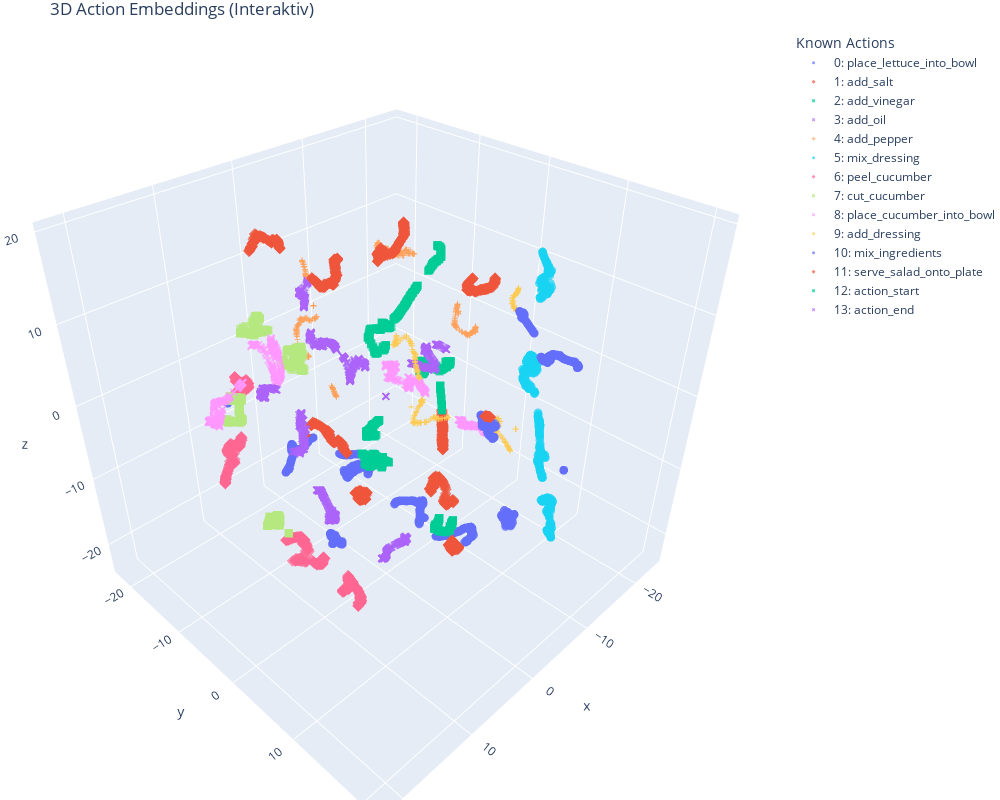

Write notebook code for a chart like this one.
### Code cell
from sklearn.manifold import TSNE
import matplotlib.pyplot as plt
import numpy as np
from collections import defaultdict

# --- KONFIGURATION ---
SAMPLES_PER_CLASS = 500  # Wie viele Punkte pro Klasse?
NUM_KNOWNS =  14 

# Speicher für Embeddings und Labels
class_embeddings = defaultdict(list)
classes_filled = 0

print(f"Sammle {SAMPLES_PER_CLASS} Embeddings für jede der {NUM_KNOWNS} Known Classes...")

# --- 1. DATEN SAMMELN ---
# Wir gehen durch den Dataloader (Batch Size 1 ist hier ok, wir sammeln ja)
with torch.no_grad():
    for batch_idx, batch in enumerate(data_loader):
        features = batch["features"].to('cuda')
        padding_mask = batch["padding_mask"].to('cuda')
        target_truth = batch["target_truth"].to('cuda')
        
        # Forward Pass
        # Wichtig: Wir brauchen den DRITTEN Rückgabewert (Embeddings)
        # Patch Mask ist None oder False, da wir Inference machen
        patch_mask = torch.zeros_like(padding_mask).bool() 
        result = model(features, patch_mask, padding_mask)
        embeddings = result["embeddings"]
        # Flatten (Batch-Dimension und Zeit-Dimension zusammenfassen)
        # Wir nehmen nur die validen Frames (padding_mask == True)
        valid_indices = padding_mask.view(-1)
        
        flat_embeds = embeddings.view(-1, embeddings.size(-1))[valid_indices]
        flat_targets = target_truth.view(-1)[valid_indices]
        
        # Auf CPU bringen für Numpy
        flat_embeds_np = flat_embeds.cpu().numpy()
        flat_targets_np = flat_targets.cpu().numpy()
        
        # In den Speicher sortieren
        for emb, label in zip(flat_embeds_np, flat_targets_np):
            # Wir sammeln nur Knowns (0..13)
            if label < NUM_KNOWNS:
                if len(class_embeddings[label]) < SAMPLES_PER_CLASS:
                    class_embeddings[label].append(emb)
                    
                    # Check, ob diese Klasse jetzt voll ist
                    if len(class_embeddings[label]) == SAMPLES_PER_CLASS:
                        classes_filled += 1
                        print(f"Klasse {label} komplett ({SAMPLES_PER_CLASS} Samples).")
        
        # Abbruch, wenn wir genug Daten haben
        if classes_filled >= NUM_KNOWNS:
            break
        
        if batch_idx > 50: # Sicherheits-Break, falls manche Klassen selten sind
            print("Konnte nicht alle Klassen voll füllen, mache weiter mit dem was da ist.")
            break

# --- 2. DATEN VORBEREITEN FÜR TSNE ---
X = [] # Embeddings
y = [] # Labels

# Sortieren nach Label, damit die Legende hübsch wird
sorted_labels = sorted(class_embeddings.keys())
for label in sorted_labels:
    embs = class_embeddings[label]
    X.extend(embs)
    y.extend([label] * len(embs))

X = np.array(X)
y = np.array(y)

print(f"Starte t-SNE auf {X.shape[0]} Punkten...")

# --- 3. T-SNE BERECHNUNG ---
from mpl_toolkits.mplot3d import Axes3D  # Wichtig für 3D Plots

# --- 3. T-SNE BERECHNUNG (3D) ---
# n_components=3 ist der Schlüssel
tsne = TSNE(n_components=3, perplexity=80, max_iter=1000, init='pca', random_state=42)
X_tsne = tsne.fit_transform(X)

# --- 4. PLOTTEN (3D) ---
if isinstance(labels_dict, list):
    raw_dict = labels_dict[0]
else:
    raw_dict = labels_dict

id_to_name = {v: k for k, v in raw_dict.items()}
import plotly.express as px
import pandas as pd

# --- DATEN VORBEREITEN ---
# Wir wandeln deine Daten in einen Pandas DataFrame um. 
# Das ist das Format, das Plotly am liebsten mag.

# 1. Namen für jeden Punkt generieren (für den Hover-Effekt)
# y enthält die IDs (z.B. 0, 0, 0, 1, 1...)
# Wir mappen das zu Strings: "0: cut_tomato"
label_names = [f"{label_id}: {id_to_name.get(label_id, str(label_id))}" for label_id in y]

# 2. DataFrame bauen
df = pd.DataFrame({
    'x': X_tsne[:, 0],
    'y': X_tsne[:, 1],
    'z': X_tsne[:, 2],
    'label': label_names,  # Das wird in der Legende und im Hover angezeigt
    'class_id': y          # Nur intern zur Sortierung
})

# --- PLOTTEN MIT PLOTLY ---
print("Erstelle interaktiven Plot...")

fig = px.scatter_3d(
    df, 
    x='x', y='y', z='z',
    color='label',           # Automatische Einfärbung nach Klasse
    symbol='label',          # (Optional) Verschiedene Symbole für Klassen
    hover_name='label',      # Was steht da, wenn man mit der Maus drüber fährt?
    title="3D Action Embeddings (Interaktiv)",
    opacity=0.7,             # Leicht transparent, damit man durch Wolken durchsehen kann
    width=1000, height=800   # Größe des Fensters
)

# Punkte etwas kleiner und schärfer machen
fig.update_traces(marker=dict(size=3, line=dict(width=0)))

# Layout verbessern (Hintergrundfarbe etc.)
fig.update_layout(
    margin=dict(l=0, r=0, b=0, t=30),  # Ränder weg
    legend_title_text='Known Actions'
)

# Anzeigen
fig.show()

### Figure 1 — Plotly figure (JSON) as saved in the notebook; plotly's stock layout.template omitted (floating-point values rounded to 4 significant figures; data arrays with more than 128 entries replaced by an {"elided": "..."} marker saying what was removed)
{"data": [{"hovertemplate": "<b>%{hovertext}</b><br><br>label=0: place_lettuce_into_bowl<br>x=%{x}<br>y=%{y}<br>z=%{z}<extra></extra>", "hovertext": {"elided": "500 str values"}, "legendgroup": "0: place_lettuce_into_bowl", "marker": {"color": "#636efa", "line": {"width": 0}, "opacity": 0.7, "size": 3, "symbol": "circle"}, "mode": "markers", "name": "0: place_lettuce_into_bowl", "scene": "scene", "showlegend": true, "type": "scatter3d", "x": {"elided": "500 float values"}, "y": {"elided": "500 float values"}, "z": {"elided": "500 float values"}}, {"hovertemplate": "<b>%{hovertext}</b><br><br>label=1: add_salt<br>x=%{x}<br>y=%{y}<br>z=%{z}<extra></extra>", "hovertext": {"elided": "500 str values"}, "legendgroup": "1: add_salt", "marker": {"color": "#EF553B", "line": {"width": 0}, "opacity": 0.7, "size": 3, "symbol": "diamond"}, "mode": "markers", "name": "1: add_salt", "scene": "scene", "showlegend": true, "type": "scatter3d", "x": {"elided": "500 float values"}, "y": {"elided": "500 float values"}, "z": {"elided": "500 float values"}}, {"hovertemplate": "<b>%{hovertext}</b><br><br>label=2: add_vinegar<br>x=%{x}<br>y=%{y}<br>z=%{z}<extra></extra>", "hovertext": {"elided": "500 str values"}, "legendgroup": "2: add_vinegar", "marker": {"color": "#00cc96", "line": {"width": 0}, "opacity": 0.7, "size": 3, "symbol": "square"}, "mode": "markers", "name": "2: add_vinegar", "scene": "scene", "showlegend": true, "type": "scatter3d", "x": {"elided": "500 float values"}, "y": {"elided": "500 float values"}, "z": {"elided": "500 float values"}}, {"hovertemplate": "<b>%{hovertext}</b><br><br>label=3: add_oil<br>x=%{x}<br>y=%{y}<br>z=%{z}<extra></extra>", "hovertext": {"elided": "500 str values"}, "legendgroup": "3: add_oil", "marker": {"color": "#ab63fa", "line": {"width": 0}, "opacity": 0.7, "size": 3, "symbol": "x"}, "mode": "markers", "name": "3: add_oil", "scene": "scene", "showlegend": true, "type": "scatter3d", "x": {"elided": "500 float values"}, "y": {"elided": "500 float values"}, "z": {"elided": "500 float values"}}, {"hovertemplate": "<b>%{hovertext}</b><br><br>label=4: add_pepper<br>x=%{x}<br>y=%{y}<br>z=%{z}<extra></extra>", "hovertext": {"elided": "500 str values"}, "legendgroup": "4: add_pepper", "marker": {"color": "#FFA15A", "line": {"width": 0}, "opacity": 0.7, "size": 3, "symbol": "cross"}, "mode": "markers", "name": "4: add_pepper", "scene": "scene", "showlegend": true, "type": "scatter3d", "x": {"elided": "500 float values"}, "y": {"elided": "500 float values"}, "z": {"elided": "500 float values"}}, {"hovertemplate": "<b>%{hovertext}</b><br><br>label=5: mix_dressing<br>x=%{x}<br>y=%{y}<br>z=%{z}<extra></extra>", "hovertext": {"elided": "500 str values"}, "legendgroup": "5: mix_dressing", "marker": {"color": "#19d3f3", "line": {"width": 0}, "opacity": 0.7, "size": 3, "symbol": "circle"}, "mode": "markers", "name": "5: mix_dressing", "scene": "scene", "showlegend": true, "type": "scatter3d", "x": {"elided": "500 float values"}, "y": {"elided": "500 float values"}, "z": {"elided": "500 float values"}}, {"hovertemplate": "<b>%{hovertext}</b><br><br>label=6: peel_cucumber<br>x=%{x}<br>y=%{y}<br>z=%{z}<extra></extra>", "hovertext": {"elided": "500 str values"}, "legendgroup": "6: peel_cucumber", "marker": {"color": "#FF6692", "line": {"width": 0}, "opacity": 0.7, "size": 3, "symbol": "diamond"}, "mode": "markers", "name": "6: peel_cucumber", "scene": "scene", "showlegend": true, "type": "scatter3d", "x": {"elided": "500 float values"}, "y": {"elided": "500 float values"}, "z": {"elided": "500 float values"}}, {"hovertemplate": "<b>%{hovertext}</b><br><br>label=7: cut_cucumber<br>x=%{x}<br>y=%{y}<br>z=%{z}<extra></extra>", "hovertext": {"elided": "500 str values"}, "legendgroup": "7: cut_cucumber", "marker": {"color": "#B6E880", "line": {"width": 0}, "opacity": 0.7, "size": 3, "symbol": "square"}, "mode": "markers", "name": "7: cut_cucumber", "scene": "scene", "showlegend": true, "type": "scatter3d", "x": {"elided": "500 float values"}, "y": {"elided": "500 float values"}, "z": {"elided": "500 float values"}}, {"hovertemplate": "<b>%{hovertext}</b><br><br>label=8: place_cucumber_into_bowl<br>x=%{x}<br>y=%{y}<br>z=%{z}<extra></extra>", "hovertext": {"elided": "500 str values"}, "legendgroup": "8: place_cucumber_into_bowl", "marker": {"color": "#FF97FF", "line": {"width": 0}, "opacity": 0.7, "size": 3, "symbol": "x"}, "mode": "markers", "name": "8: place_cucumber_into_bowl", "scene": "scene", "showlegend": true, "type": "scatter3d", "x": {"elided": "500 float values"}, "y": {"elided": "500 float values"}, "z": {"elided": "500 float values"}}, {"hovertemplate": "<b>%{hovertext}</b><br><br>label=9: add_dressing<br>x=%{x}<br>y=%{y}<br>z=%{z}<extra></extra>", "hovertext": {"elided": "500 str values"}, "legendgroup": "9: add_dressing", "marker": {"color": "#FECB52", "line": {"width": 0}, "opacity": 0.7, "size": 3, "symbol": "cross"}, "mode": "markers", "name": "9: add_dressing", "scene": "scene", "showlegend": true, "type": "scatter3d", "x": {"elided": "500 float values"}, "y": {"elided": "500 float values"}, "z": {"elided": "500 float values"}}, {"hovertemplate": "<b>%{hovertext}</b><br><br>label=10: mix_ingredients<br>x=%{x}<br>y=%{y}<br>z=%{z}<extra></extra>", "hovertext": {"elided": "500 str values"}, "legendgroup": "10: mix_ingredients", "marker": {"color": "#636efa", "line": {"width": 0}, "opacity": 0.7, "size": 3, "symbol": "circle"}, "mode": "markers", "name": "10: mix_ingredients", "scene": "scene", "showlegend": true, "type": "scatter3d", "x": {"elided": "500 float values"}, "y": {"elided": "500 float values"}, "z": {"elided": "500 float values"}}, {"hovertemplate": "<b>%{hovertext}</b><br><br>label=11: serve_salad_onto_plate<br>x=%{x}<br>y=%{y}<br>z=%{z}<extra></extra>", "hovertext": {"elided": "500 str values"}, "legendgroup": "11: serve_salad_onto_plate", "marker": {"color": "#EF553B", "line": {"width": 0}, "opacity": 0.7, "size": 3, "symbol": "diamond"}, "mode": "markers", "name": "11: serve_salad_onto_plate", "scene": "scene", "showlegend": true, "type": "scatter3d", "x": {"elided": "500 float values"}, "y": {"elided": "500 float values"}, "z": {"elided": "500 float values"}}, {"hovertemplate": "<b>%{hovertext}</b><br><br>label=12: action_start<br>x=%{x}<br>y=%{y}<br>z=%{z}<extra></extra>", "hovertext": {"elided": "500 str values"}, "legendgroup": "12: action_start", "marker": {"color": "#00cc96", "line": {"width": 0}, "opacity": 0.7, "size": 3, "symbol": "square"}, "mode": "markers", "name": "12: action_start", "scene": "scene", "showlegend": true, "type": "scatter3d", "x": {"elided": "500 float values"}, "y": {"elided": "500 float values"}, "z": {"elided": "500 float values"}}, {"hovertemplate": "<b>%{hovertext}</b><br><br>label=13: action_end<br>x=%{x}<br>y=%{y}<br>z=%{z}<extra></extra>", "hovertext": {"elided": "500 str values"}, "legendgroup": "13: action_end", "marker": {"color": "#ab63fa", "line": {"width": 0}, "opacity": 0.7, "size": 3, "symbol": "x"}, "mode": "markers", "name": "13: action_end", "scene": "scene", "showlegend": true, "type": "scatter3d", "x": {"elided": "500 float values"}, "y": {"elided": "500 float values"}, "z": {"elided": "500 float values"}}], "layout": {"height": 800, "legend": {"title": {"text": "Known Actions"}, "tracegroupgap": 0}, "margin": {"b": 0, "l": 0, "r": 0, "t": 30}, "scene": {"domain": {"x": [0, 1], "y": [0, 1]}, "xaxis": {"title": {"text": "x"}}, "yaxis": {"title": {"text": "y"}}, "zaxis": {"title": {"text": "z"}}}, "title": {"text": "3D Action Embeddings (Interaktiv)"}, "width": 1000}}
